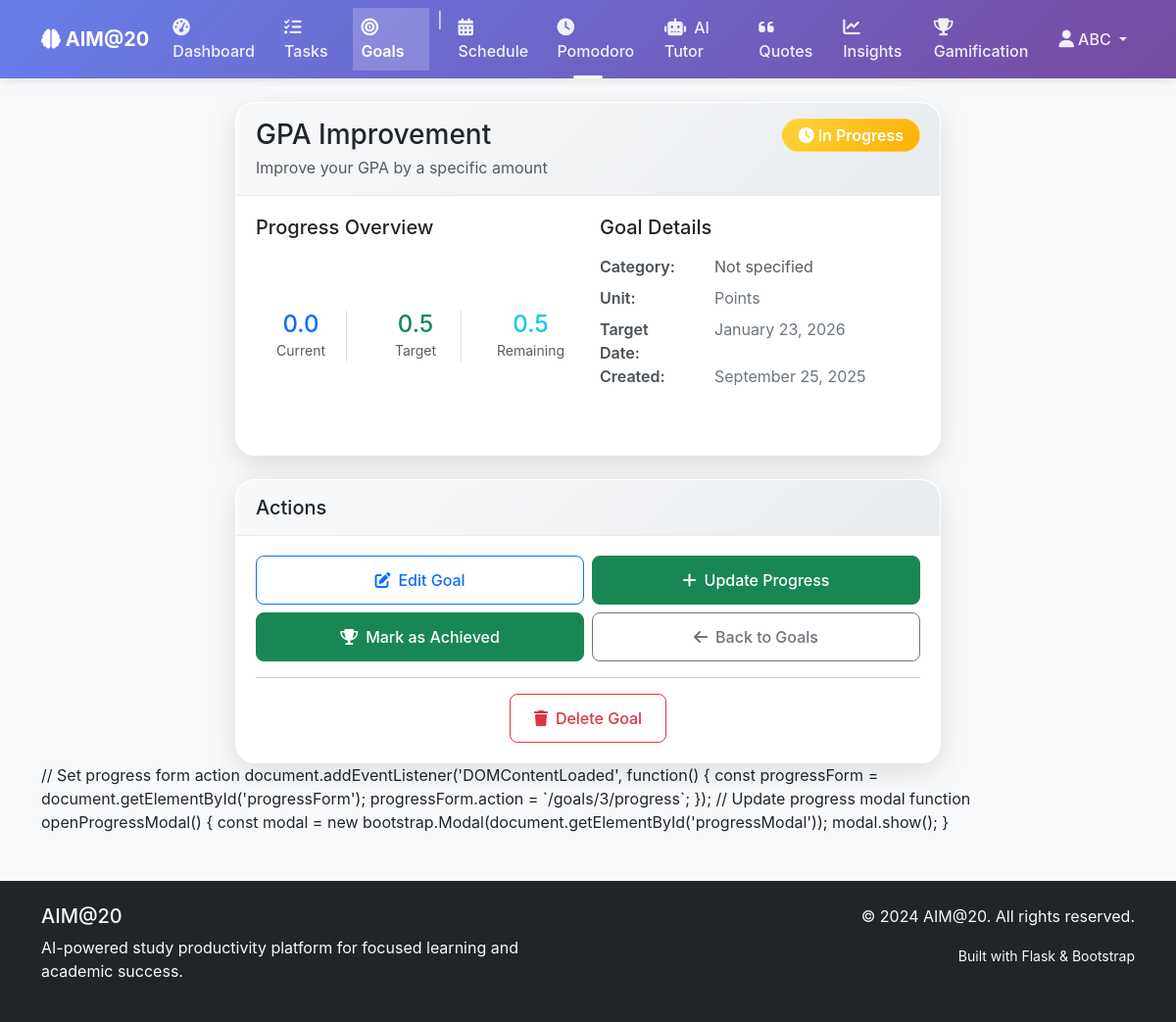
The page /goals/3 (signed in) on the database its author committed.
### app/models.py (models this page shows, shortened)
class User(UserMixin, db.Model):
    id = db.Column(db.Integer, primary_key=True)
    username = db.Column(db.String(80), unique=True, nullable=False)
    email = db.Column(db.String(120), unique=True, nullable=False)
    password_hash = db.Column(db.String(128), nullable=False)
    is_admin = db.Column(db.Boolean, default=False)
    created_at = db.Column(db.DateTime, default=datetime.utcnow)
    last_login = db.Column(db.DateTime)
    tasks = db.relationship('Task', backref='user', lazy=True, cascade='all, delete-orphan')
    goals = db.relationship('Goal', backref='user', lazy=True, cascade='all, delete-orphan')
    schedules = db.relationship('Schedule', backref='user', lazy=True, cascade='all, delete-orphan')
    pomodoro_sessions = db.relationship('PomodoroSession', backref='user', lazy=True, cascade='all, delete-orphan')
    achievements = db.relationship('Achievement', backref='user', lazy=True, cascade='all, delete-orphan')
    user_settings = db.relationship('UserSettings', backref='user', lazy=True, cascade='all, delete-orphan', uselist=False)
    productivity_data = db.relationship('UserProductivity', backref='user', lazy=True, cascade='all, delete-orphan')
    ai_chats = db.relationship('AIChat', backref='user', lazy=True, cascade='all, delete-orphan')
    quizzes = db.relationship('Quiz', backref='user', lazy=True, cascade='all, delete-orphan')
    quiz_attempts = db.relationship('QuizAttempt', backref='user', lazy=True, cascade='all, delete-orphan')

class Goal(db.Model):
    id = db.Column(db.Integer, primary_key=True)
    user_id = db.Column(db.Integer, db.ForeignKey('user.id'), nullable=False)
    title = db.Column(db.String(200), nullable=False)
    description = db.Column(db.Text)
    category = db.Column(db.String(50))  # e.g., 'subject', 'exam', 'skill'
    target_value = db.Column(db.Float)  # e.g., grade, hours, completion %
    current_value = db.Column(db.Float, default=0)
    unit = db.Column(db.String(20))  # e.g., 'hours', 'grade', 'percentage'
    target_date = db.Column(db.DateTime)
    achieved = db.Column(db.Boolean, default=False)
    achieved_at = db.Column(db.DateTime)
    milestones = db.Column(db.Text)  # JSON string of milestones
    created_at = db.Column(db.DateTime, default=datetime.utcnow)
    def get_milestones(self):
        return json.loads(self.milestones) if self.milestones else []
    progress_history = db.relationship('GoalProgressHistory', backref='goal', lazy=True, cascade='all, delete-orphan')
    milestones = db.relationship('Milestone', backref='goal', lazy=True, cascade='all, delete-orphan', order_by='Milestone.order')

### app/routes/goals.py (the view)
@goals_bp.route('/<int:goal_id>')
@login_required
def view(goal_id):
    goal = Goal.query.filter_by(id=goal_id, user_id=current_user.id).first_or_404()
    return render_template('goals/view.html', title=goal.title, goal=goal, datetime=datetime)

### app/templates/goals/view.html (shortened to what this page needs)
{% extends "base.html" %}
{% block content %}
<div class="container">
    <div class="row">
        <div class="col-md-8 mx-auto">
            <div class="card mb-4">
                <div class="card-header">
                    <div class="d-flex justify-content-between align-items-start">
                        <div>
                            <h1 class="h3 mb-1">{{ goal.title }}</h1>
                            {% if goal.description %}
                            <p class="text-muted mb-0">{{ goal.description }}</p>
                            {% endif %}
                        </div>
                        <div class="text-end">
                            {% if goal.achieved %}
                                <span class="badge bg-success fs-6">
                                    <i class="fas fa-trophy me-1"></i>Achieved
                                </span>
                            {% else %}
                                <span class="badge bg-warning fs-6">
                                    <i class="fas fa-clock me-1"></i>In Progress
                                </span>
                            {% endif %}
                        </div>
                    </div>
                </div>
                <div class="card-body">
                    <div class="row mb-4">
                        <div class="col-md-6">
                            <h5 class="mb-3">Progress Overview</h5>
                            <div class="progress mb-3" style="height: 25px;">
                                {% set progress_percent = (goal.current_value / goal.target_value * 100) if goal.target_value > 0 else 0 %}
                            </div>
                            <div class="row text-center">
                                <div class="col-4">
                                    <div class="border-end">
                                        <h4 class="text-primary mb-0">{{ "%.1f"|format(goal.current_value) }}</h4>
                                        <small class="text-muted">Current</small>
                                    </div>
                                </div>
                                <div class="col-4">
                                    <div class="border-end">
                                        <h4 class="text-success mb-0">{{ "%.1f"|format(goal.target_value) }}</h4>
                                        <small class="text-muted">Target</small>
                                    </div>
                                </div>
                                <div class="col-4">
                                    <h4 class="text-info mb-0">{{ "%.1f"|format(goal.target_value - goal.current_value) }}</h4>
                                    <small class="text-muted">Remaining</small>
                                </div>
                            </div>
                        </div>
                        <div class="col-md-6">
                            <h5 class="mb-3">Goal Details</h5>
                            <dl class="row">
                                <dt class="col-sm-4">Category:</dt>
                                <dd class="col-sm-8">
                                    {% if goal.category %}
                                        <span class="badge bg-secondary">{{ goal.category.title() }}</span>
                                    {% else %}
                                        <span class="text-muted">Not specified</span>
                                    {% endif %}
                                </dd>
                                <dt class="col-sm-4">Unit:</dt>
                                <dd class="col-sm-8">{{ goal.unit.title() }}</dd>
                                <dt class="col-sm-4">Target Date:</dt>
                                <dd class="col-sm-8">
                                    {% if goal.target_date %}
                                        {{ goal.target_date.strftime('%B %d, %Y') }}
                                    {% else %}
                                        <span class="text-muted">No deadline set</span>
                                    {% endif %}
                                </dd>
                                <dt class="col-sm-4">Created:</dt>
                                <dd class="col-sm-8">{{ goal.created_at.strftime('%B %d, %Y') }}</dd>
                            </dl>
                        </div>
                    </div>
                </div>
            </div>
            {% set milestones = goal.get_milestones() %}
            <div class="card">
                <div class="card-header">
                    <h5 class="mb-0">Actions</h5>
                </div>
                <div class="card-body">
                    <div class="row g-2">
                        <div class="col-md-6">
                            <a href="{{ url_for('goals.edit', goal_id=goal.id) }}" class="btn btn-outline-primary w-100">
                                <i class="fas fa-edit me-2"></i>Edit Goal
                            </a>
                        </div>
                        <div class="col-md-6">
                            {% if not goal.achieved %}
                                <button type="button" class="btn btn-success w-100" onclick="openProgressModal()">
                                    <i class="fas fa-plus me-2"></i>Update Progress
                                </button>
                            {% endif %}
                        </div>
                        <div class="col-md-6">
                            {% if not goal.achieved %}
                                <form method="POST" action="{{ url_for('goals.achieve', goal_id=goal.id) }}"
                                      onsubmit="return confirm('Are you sure you want to mark this goal as achieved?')" class="d-inline w-100">
                                    <button type="submit" class="btn btn-success w-100">
                                        <i class="fas fa-trophy me-2"></i>Mark as Achieved
                                    </button>
                                </form>
                            {% endif %}
                        </div>
                        <div class="col-md-6">
                            <a href="{{ url_for('goals.index') }}" class="btn btn-outline-secondary w-100">
                                <i class="fas fa-arrow-left me-2"></i>Back to Goals
                            </a>
                        </div>
                    </div>
                    <hr>
                    <div class="text-center">
                        <form method="POST" action="{{ url_for('goals.delete', goal_id=goal.id) }}"
                              onsubmit="return confirm('Are you sure you want to delete this goal? This action cannot be undone.')" class="d-inline">
                            <button type="submit" class="btn btn-outline-danger">
                                <i class="fas fa-trash me-2"></i>Delete Goal
                            </button>
                        </form>
                    </div>
                </div>
            </div>
        </div>
    </div>
</div>
// Set progress form action
document.addEventListener('DOMContentLoaded', function() {
    const progressForm = document.getElementById('progressForm');
    progressForm.action = `/goals/{{ goal.id }}/progress`;
});
// Update progress modal
function openProgressModal() {
    const modal = new bootstrap.Modal(document.getElementById('progressModal'));
    modal.show();
}
{% endblock %}

### app/templates/base.html (shortened to what this page needs)
<!DOCTYPE html>
<html lang="en">
<head>
    <link href="https://cdn.jsdelivr.net/npm/bootstrap@5.3.0/dist/css/bootstrap.min.css" rel="stylesheet">
    <link rel="stylesheet" href="https://cdnjs.cloudflare.com/ajax/libs/font-awesome/6.4.0/css/all.min.css">
    <link rel="stylesheet" href="{{ url_for('static', filename='css/style.css') }}">
</head>
<body>
    <nav class="navbar navbar-expand-lg navbar-dark bg-primary">
        <div class="container">
            <a class="navbar-brand" href="{{ url_for('main.index') }}">
                <i class="fas fa-brain"></i> AIM@20
            </a>
            <div class="collapse navbar-collapse" id="navbarNav">
                <ul class="navbar-nav me-auto">
                    {% if current_user.is_authenticated %}
                        <li class="nav-item">
                            <a class="nav-link {% if request.endpoint == 'main.dashboard' %}active{% endif %}" href="{{ url_for('main.dashboard') }}"
                               data-bs-toggle="tooltip" data-bs-placement="bottom" title="Your productivity dashboard">
                                <i class="fas fa-tachometer-alt me-1"></i>
                                <span class="d-none d-lg-inline">Dashboard</span>
                            </a>
                        </li>
                        <li class="nav-item">
                            <a class="nav-link" href="{{ url_for('tasks.index') }}" data-bs-toggle="tooltip" data-bs-placement="bottom" title="Manage your study tasks">
                                <i class="fas fa-tasks me-1"></i>
                                <span class="d-none d-lg-inline">Tasks</span>
                            </a>
                        </li>
                        <li class="nav-item">
                            <a class="nav-link {% if request.endpoint and 'goals' in request.endpoint %}active{% endif %}" href="{{ url_for('goals.index') }}" data-bs-toggle="tooltip" data-bs-placement="bottom" title="Track your study goals">
                                <i class="fas fa-bullseye me-1"></i>
                                <span class="d-none d-lg-inline">Goals</span>
                            </a>
                        </li>
                        <li class="nav-item"><span class="navbar-text text-white mx-2">|</span></li>
                        <li class="nav-item">
                            <a class="nav-link " href="{{ url_for('schedules.index') }}" data-bs-toggle="tooltip" data-bs-placement="bottom" title="AI-generated study schedules">
                                <i class="fas fa-calendar-alt me-1"></i>
                                <span class="d-none d-lg-inline">Schedule</span>
                            </a>
                        </li>
                        <li class="nav-item">
                            <a class="nav-link " href="{{ url_for('pomodoro.index') }}" data-bs-toggle="tooltip" data-bs-placement="bottom" title="Focus timer with Pomodoro technique">
                                <i class="fas fa-clock me-1"></i>
                                <span class="d-none d-lg-inline">Pomodoro</span>
                            </a>
                        </li>
                        <li class="nav-item">
                            <a class="nav-link " href="{{ url_for('ai_tutor.index') }}" data-bs-toggle="tooltip" data-bs-placement="bottom" title="AI-powered study assistance">
                                <i class="fas fa-robot me-1"></i>
                                <span class="d-none d-lg-inline">AI Tutor</span>
                            </a>
                        </li>
                        <li class="nav-item">
                            <a class="nav-link " href="{{ url_for('quotes.index') }}" data-bs-toggle="tooltip" data-bs-placement="bottom" title="Motivational quotes collection">
                                <i class="fas fa-quote-left me-1"></i>
                                <span class="d-none d-lg-inline">Quotes</span>
                            </a>
                        </li>
                        <li class="nav-item">
                            <a class="nav-link " href="{{ url_for('insights.index') }}" data-bs-toggle="tooltip" data-bs-placement="bottom" title="Productivity analytics and insights">
                                <i class="fas fa-chart-line me-1"></i>
                                <span class="d-none d-lg-inline">Insights</span>
                            </a>
                        </li>
                        <li class="nav-item">
                            <a class="nav-link " href="{{ url_for('gamification.index') }}" data-bs-toggle="tooltip" data-bs-placement="bottom" title="Badges, streaks, and achievements">
                                <i class="fas fa-trophy me-1"></i>
                                <span class="d-none d-lg-inline">Gamification</span>
                            </a>
                        </li>
                    {% endif %}
                </ul>
                <ul class="navbar-nav">
                    {% if current_user.is_authenticated %}
                        <li class="nav-item dropdown">
                            <a class="nav-link dropdown-toggle" href="#" id="userDropdown" role="button" data-bs-toggle="dropdown">
                                <i class="fas fa-user"></i> {{ current_user.username }}
                            </a>
                        </li>
                    {% endif %}
                </ul>
            </div>
        </div>
    </nav>
    <main class="container mt-4">
        {% block content %}{% endblock %}
    </main>
    <footer class="bg-dark text-light mt-5 py-4">
        <div class="container">
            <div class="row">
                <div class="col-md-6">
                    <h5>AIM@20</h5>
                    <p>AI-powered study productivity platform for focused learning and academic success.</p>
                </div>
                <div class="col-md-6 text-md-end">
                    <p>&copy; 2024 AIM@20. All rights reserved.</p>
                    <p><small>Built with Flask & Bootstrap</small></p>
                </div>
            </div>
        </div>
    </footer>
</body>
</html>

### rows shown on the page
User: username "ABC"
Goal: title "GPA Improvement", description "Improve your GPA by a specific amount", current_value "0.0", target_value "0.5", goal.target_value-goal.current_value "0.5", unit "Points", target_date "January 23, 2026", created_at "September 25, 2025", id "3"
